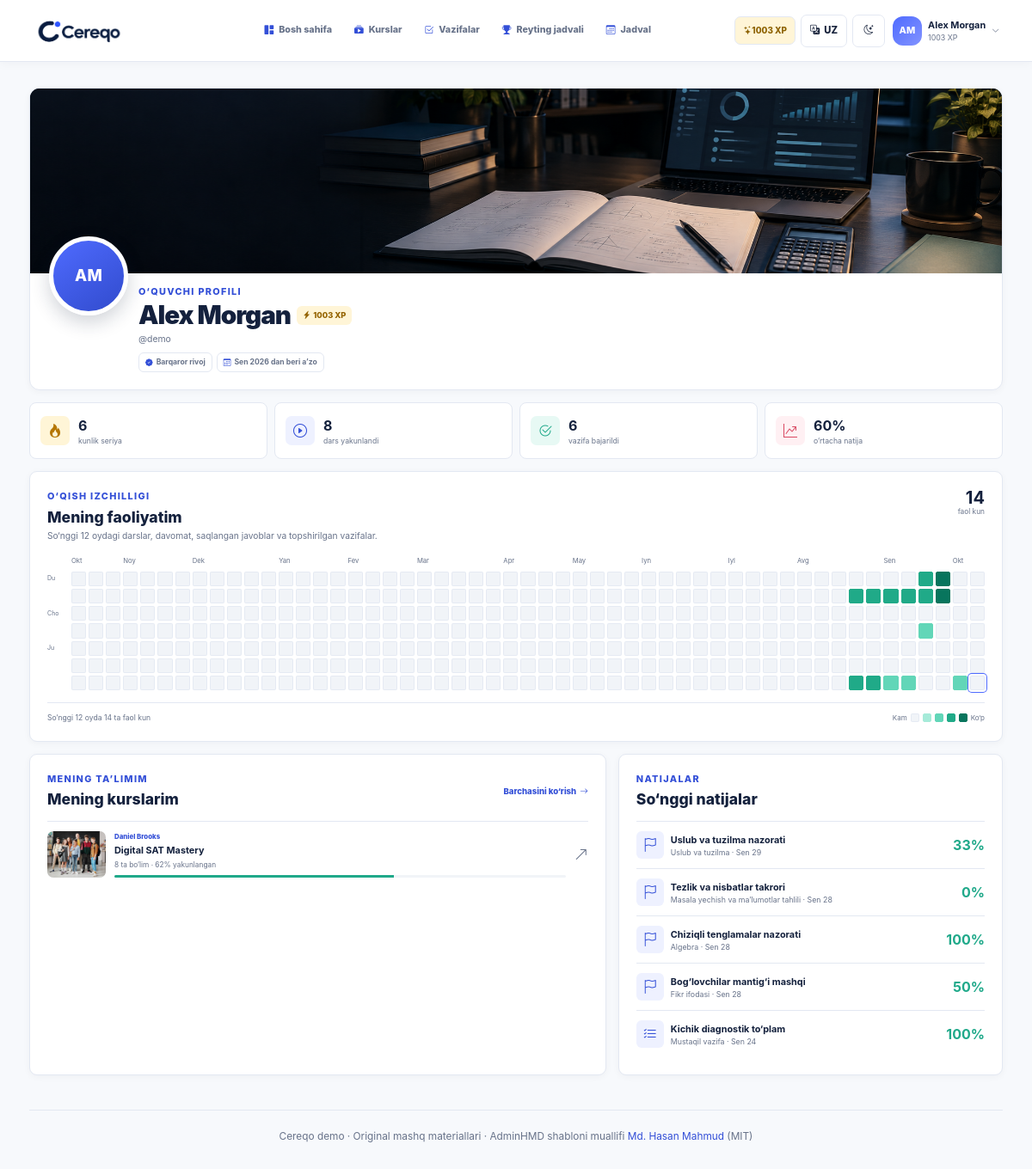
The page /profile/ (signed in) on the database as committed earlier.
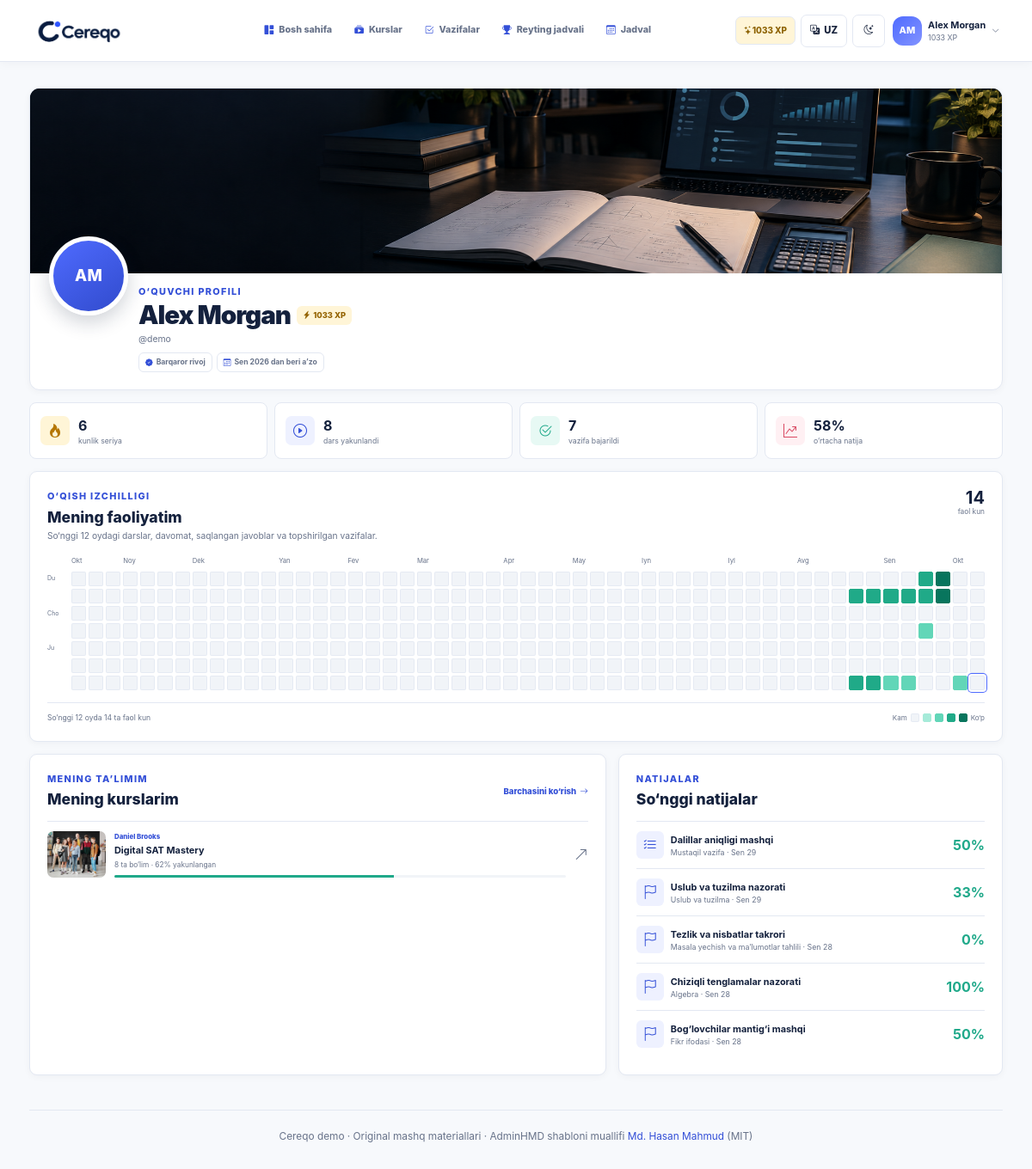
The same page on the database as committed later.
### learning/models.py (models this page shows, shortened)
class Student(models.Model):
    user = models.OneToOneField(
        settings.AUTH_USER_MODEL,
        on_delete=models.CASCADE,
        related_name="student_profile",
        null=True,
        blank=True,
    )
    name = models.CharField(max_length=100, unique=True)
    initials = models.CharField(max_length=3)
    points = models.PositiveIntegerField(default=0)
    streak = models.PositiveIntegerField(default=0)
    badge = models.CharField(max_length=80, blank=True)
    is_demo = models.BooleanField(default=False)
    class Meta:
        ordering = ["-points", "name"]

class Course(models.Model):
    title = models.CharField(max_length=160)
    code = models.SlugField(max_length=60, unique=True)
    description = models.TextField()
    instructor_name = models.CharField(max_length=100, default="Cereqo mentor")
    instructor_role = models.CharField(max_length=100, default="SAT mentor")
    cover_image = models.CharField(
        max_length=255,
        default="cereqo/img/mentors/cereqo-classroom.jpg",
    )
    start_date = models.DateField()
    end_date = models.DateField()
    target_score = models.PositiveSmallIntegerField(default=1400)
    is_active = models.BooleanField(default=True)
    class Meta:
        ordering = ["-is_active", "start_date", "id"]
    @property
    def progress_percent(self):
        lessons = Lesson.objects.filter(section__course=self)
        total = lessons.count()
        return round(sum(lessons.values_list("progress_percent", flat=True)) / total) if total else 0

class Submission(models.Model):
    student = models.ForeignKey(Student, on_delete=models.CASCADE, related_name="submissions")
    homework = models.ForeignKey(Homework, on_delete=models.CASCADE, related_name="submissions")
    started_at = models.DateTimeField(auto_now_add=True)
    updated_at = models.DateTimeField(auto_now=True)
    submitted_at = models.DateTimeField(null=True, blank=True)
    score = models.PositiveSmallIntegerField(null=True, blank=True)
    points_awarded = models.PositiveSmallIntegerField(default=0)
    class Meta:
        constraints = [
            models.UniqueConstraint(fields=["student", "homework"], name="unique_student_homework")
        ]

class Homework(models.Model):
    COURSE = "course"
    INDEPENDENT = "independent"
    KIND_CHOICES = [
        (COURSE, "Course checkpoint"),
        (INDEPENDENT, "Independent task"),
    ]
    lesson = models.OneToOneField(
        Lesson, on_delete=models.CASCADE, related_name="homework", null=True, blank=True
    )
    section = models.OneToOneField(
        CourseSection, on_delete=models.CASCADE, related_name="checkpoint", null=True, blank=True
    )
    kind = models.CharField(max_length=12, choices=KIND_CHOICES, default=COURSE, db_index=True)
    subject = models.CharField(max_length=10, choices=Lesson.SUBJECT_CHOICES, default="math")
    assigned_by = models.CharField(max_length=100, default="Cereqo academic team")
    title = models.CharField(max_length=160)
    description = models.TextField()
    deadline = models.DateTimeField()
    max_points = models.PositiveSmallIntegerField(default=100)
    sort_order = models.PositiveSmallIntegerField(default=0)
    class Meta:
        ordering = ["sort_order", "deadline"]

class CourseSection(models.Model):
    SUBJECT_CHOICES = [("math", "Math"), ("rw", "Reading & Writing")]
    course = models.ForeignKey(Course, on_delete=models.CASCADE, related_name="sections")
    title = models.CharField(max_length=160)
    domain = models.CharField(max_length=120)
    subject = models.CharField(max_length=10, choices=SUBJECT_CHOICES)
    description = models.TextField()
    start_date = models.DateField()
    end_date = models.DateField()
    order = models.PositiveSmallIntegerField(default=1)
    exam_weight_percent = models.PositiveSmallIntegerField(default=25)
    class Meta:
        ordering = ["course", "order", "id"]
        constraints = [
            models.UniqueConstraint(fields=["course", "order"], name="unique_course_section_order")
        ]

### learning/views.py (the view)
# urls.py: path("profile/", views.profile, name="profile"),
@login_required
def profile(request):
    student = _student(request)
    courses = list(
        Course.objects.filter(enrollments__student=student)
        .prefetch_related("sections__lessons")
        .distinct()
    )
    completed_submissions = student.submissions.filter(submitted_at__isnull=False)
    recent_submissions = completed_submissions.select_related(
        "homework__section__course", "homework__lesson"
    ).order_by("-submitted_at")[:5]
    completed_tasks = completed_submissions.count()
    average_score = completed_submissions.aggregate(average=Avg("score"))["average"]
    completed_lessons = Lesson.objects.filter(
        section__course__in=courses, progress_percent=100
    ).count()
    return render(
        request,
        "learning/profile.html",
        {
            "active_nav": None,
            "student": student,
            "courses": courses,
            "recent_submissions": recent_submissions,
            "completed_tasks": completed_tasks,
            "completed_lessons": completed_lessons,
            "average_score": round(average_score) if average_score is not None else None,
            "activity": _profile_activity(student),
        },
    )

### learning/context_processors.py (called while the page is built)
def demo_shell(request):
    student = student_for_user(request.user)
    return {"demo_student": student}

### learning/student_profiles.py (called while the page is built)
def student_for_user(user):
    if not user or not user.is_authenticated:
        return None
    try:
        return user.student_profile
    except Student.DoesNotExist:
        display_name = user.get_full_name() or user.email.split("@")[0] or user.get_username()
        display_name = _unique_name(display_name, user)
        return Student.objects.create(
            user=user,
            name=display_name,
            initials=_initials(display_name),
            badge="New learner",
        )

### learning/views.py (called while the page is built)
def _student(request):
    return student_for_user(request.user)

### templates/learning/profile.html (shortened to what the changed rows need)
{% extends 'base.html' %}{% load i18n static %}
{% block content %}
<section class="profile-banner">
  <div class="profile-identity">
    <span class="avatar profile-avatar">{{ student.initials }}</span>
    <div class="profile-identity-copy">
      <p class="eyebrow">{% translate "Learner profile" %}</p>
      <div class="profile-name-row"><h1>{{ student.name }}</h1><span class="profile-level"><i class="bi bi-lightning-charge-fill"></i>{{ student.points }} XP</span></div>
      <p class="profile-handle">@{{ request.user.username }}</p>
      <div class="profile-tags"><span><i class="bi bi-patch-check-fill"></i>{% translate student.badge %}</span><span><i class="bi bi-calendar3"></i></span></div>
    </div>
  </div>
</section>
<section class="profile-stat-grid">
  <article><span class="profile-stat-icon stat-fire"><i class="bi bi-fire"></i></span><span><strong>{{ student.streak }}</strong><small>{% translate "day streak" %}</small></span></article>
  <article><span class="profile-stat-icon stat-tests"><i class="bi bi-check2-circle"></i></span><span><strong>{{ completed_tasks }}</strong><small>{% translate "tasks completed" %}</small></span></article>
  <article><span><strong>{% if average_score is not None %}{{ average_score }}%{% else %}—{% endif %}</strong><small>{% translate "average score" %}</small></span></article>
</section>
<section class="surface-card profile-activity">
  <div class="profile-section-head"><div><h2>{% translate "My activity" %}</h2></div></div>
  <div class="activity-scroll" tabindex="0" aria-label="{% translate 'Yearly learning activity chart' %}">
    <div class="activity-chart">
      <div class="activity-months">{% for month in activity.month_labels %}<span style="grid-column:{{ month.column }}">{{ month.date|date:'M' }}</span>{% endfor %}</div>
      <div class="activity-chart-body">
        <div class="activity-grid">{% for week in activity.weeks %}{% for day in week %}<span class="activity-cell activity-level-{{ day.level }}{% if day.is_today %} is-today{% endif %}" title="" aria-label=""></span>{% endfor %}{% endfor %}</div>
      </div>
    </div>
  </div>
  <div class="activity-footer"><div class="activity-legend"><small>{% translate "Less" %}</small>{% for level in "01234" %}<i class="activity-level-{{ level }}"></i>{% endfor %}<small>{% translate "More" %}</small></div></div>
</section>
<div class="profile-content-grid">
  <section class="surface-card profile-courses">
    <div class="profile-section-head compact"><div><h2>{% translate "My courses" %}</h2></div></div>
    <div class="profile-course-list">{% for course in courses %}<a class="profile-course-card" href="{% url 'learning:course_detail' course.id %}"><img src="{% static course.cover_image %}" alt=""><span class="profile-course-copy"><small>{% translate course.instructor_name %}</small><strong>{% translate course.title %}</strong><span>{{ course.sections.count }} {% translate "sections" %} · {{ course.progress_percent }}% {% translate "complete" %}</span><i class="mini-track"><b style="width:{{ course.progress_percent }}%"></b></i></span><i class="bi bi-arrow-up-right"></i></a>{% empty %}<div class="empty-state"><i class="bi bi-journal-bookmark"></i><h2>{% translate "No enrolled courses" %}</h2><p>{% translate "Choose a course to start building your SAT plan." %}</p><a class="btn btn-primary app-btn" href="{% url 'learning:learn' %}">{% translate "Browse courses" %}</a></div>{% endfor %}</div>
  </section>
  <section class="surface-card profile-results">
    <div class="profile-section-head compact"><div><p class="eyebrow">{% translate "Performance" %}</p><h2>{% translate "Recent results" %}</h2></div></div>
    <div class="profile-result-list">{% for submission in recent_submissions %}<a class="result-row" href="{% url 'learning:homework_detail' submission.homework.id %}"><span class="result-type-icon"><i class="bi {% if submission.homework.section %}bi-flag{% else %}bi-list-check{% endif %}"></i></span><span><strong>{% translate submission.homework.title %}</strong><small>{% if submission.homework.section %}{% translate submission.homework.section.domain %}{% else %}{% translate "Independent task" %}{% endif %} · {{ submission.submitted_at|date:'M j' }}</small></span><b>{{ submission.score }}%</b></a>{% empty %}<div class="empty-state"><i class="bi bi-clipboard-data"></i><h2>{% translate "No results yet" %}</h2><p>{% translate "Completed tasks will appear here." %}</p></div>{% endfor %}</div>
  </section>
</div>
{% endblock %}

### templates/base.html (shortened to what this page needs)
{% load static i18n %}
<!doctype html>
<html lang="{{ LANGUAGE_CODE }}">
<head>
  <link rel="stylesheet" href="{% static 'vendor/bootstrap/css/bootstrap.min.css' %}">
  <link rel="stylesheet" href="{% static 'vendor/bootstrap-icons/css/bootstrap-icons.css' %}">
  <link rel="stylesheet" href="{% static 'cereqo/css/cereqo.css' %}">
</head>
<body>
  <div class="app-shell topnav-shell">
    <header class="desktop-topbar main-navbar">
      <a class="topnav-brand" href="{% url 'learning:dashboard' %}"><img src="{% static 'cereqo/img/cereqo-logo.png' %}" alt="Cereqo"></a>
      <nav class="desktop-main-nav" aria-label="{% translate 'Main navigation' %}">{% include 'learning/_nav_links.html' %}</nav>
      <div class="topnav-actions">{% if user.is_authenticated and demo_student %}<span class="topnav-xp"><i class="bi bi-stars"></i>{{ demo_student.points }} XP</span>{% endif %}{% include 'learning/_toolbar_controls.html' %}{% if user.is_authenticated %}{% include 'learning/_profile_menu.html' %}{% else %}<a class="btn btn-primary navbar-login" href="{% url 'login' %}"><i class="bi bi-box-arrow-in-right"></i>{% translate "Log in" %}</a>{% endif %}</div>
    </header>
    <div class="app-main {% if landing_page %}landing-main{% endif %} {% if course_navigation %}has-course-sidebar{% endif %}">
      <main id="main-content" class="{% if landing_page %}landing-content{% else %}page-content{% endif %}" tabindex="-1">
        {% block content %}{% endblock %}
        {% if not landing_page %}
        <footer class="page-footer">{% translate "Cereqo demo" %} · {% translate "Original practice content" %} · {% translate "AdminHMD template by" %} <a href="https://github.com/HasanMahmudDev" target="_blank" rel="noreferrer">Md. Hasan Mahmud</a> (MIT)</footer>
        {% endif %}
      </main>
    </div>
  </div>
</body>
</html>

### templates/learning/_profile_menu.html (shortened to what this page needs)
{% load i18n %}
{% if user.is_authenticated and demo_student %}<div class="dropdown profile-menu">
  <button class="profile-trigger" type="button" data-bs-toggle="dropdown" aria-expanded="false" aria-label="{% translate 'Open profile menu' %}"><span class="avatar avatar-sm">{{ demo_student.initials }}</span><span class="profile-trigger-copy"><strong>{{ demo_student.name }}</strong><small>{{ demo_student.points }} XP</small></span><i class="bi bi-chevron-down"></i></button>
</div>{% endif %}

Rows that differ between the two databases and show on the page:
no longer on this page (row unchanged): Submission: submitted_at "Sen 24", score "100"
changed Student "Alex Morgan": points "1003" → "1033"
now on this page (row edited): Submission: submitted_at "Sen 29", score "50"
Other text that changed with them:
{{ completed_tasks }}: "6" → "7"
{{ average_score }}: "60" → "58"
